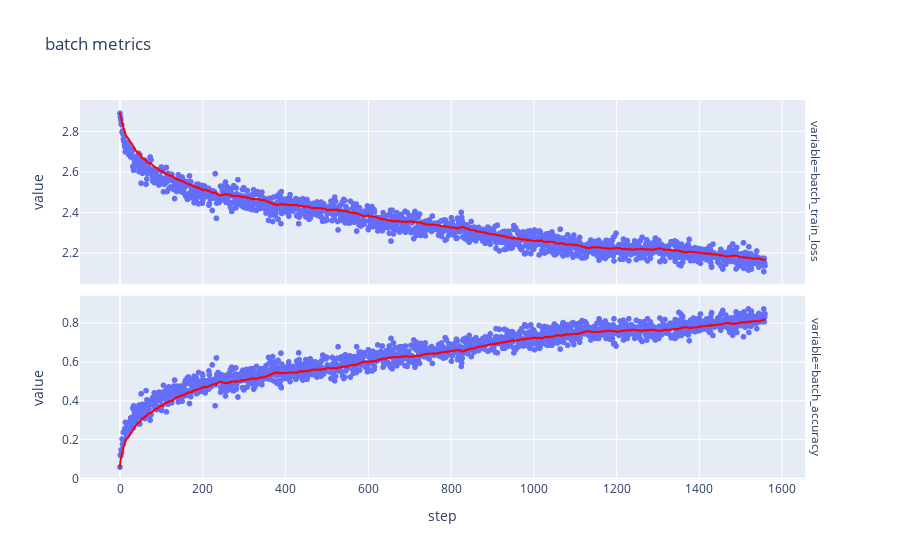
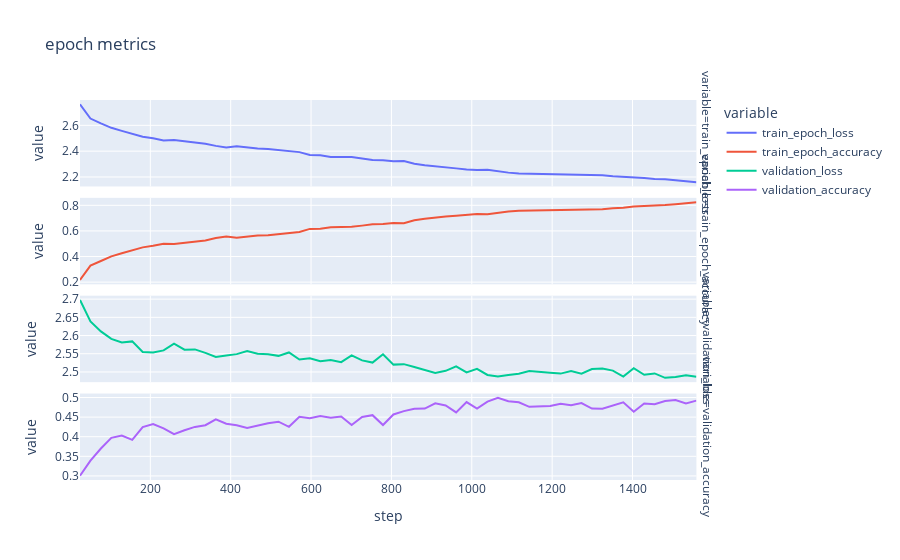
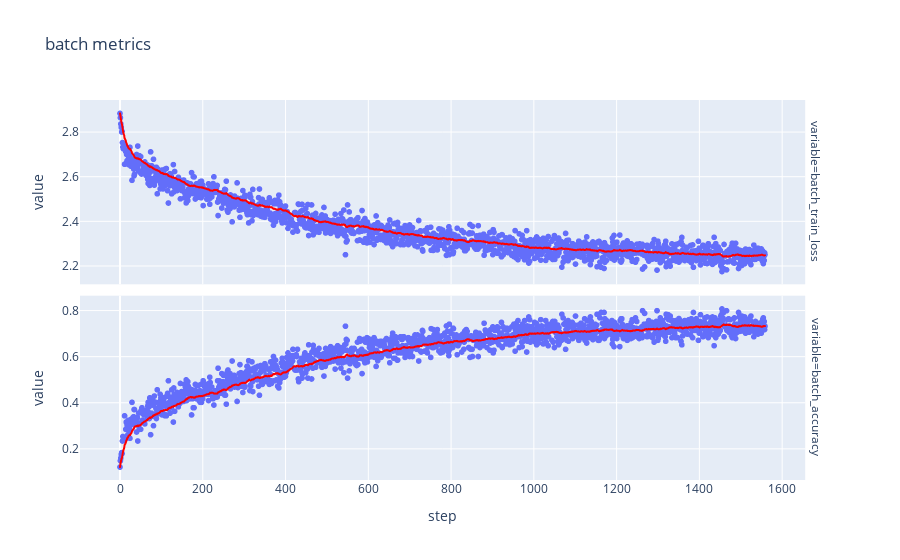
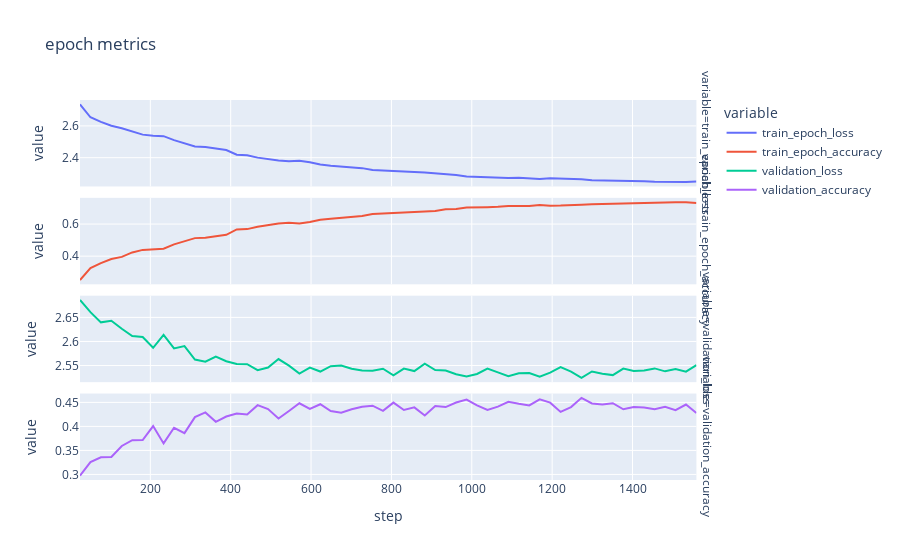

Write notebook code for charts like these, in order.
### Markdown cell above
## Cross validation training

### Code cell
NB_CROSS_VALIDATIONS = 5
fold_patterns = join(dataset_path, "preprocessed_dataset", "fold*")
fold_pths = glob(fold_patterns)[:NB_CROSS_VALIDATIONS]
all_training_metrics = {}

for fold_idx, fold_pth in enumerate(fold_pths):
    print("training:", fold_idx + 1)
    train_dataset = CMIDataset(fold_pth, "train")
    train_data_loader = DL(train_dataset, BATCH_SIZE, shuffle=True)
    validation_dataset = CMIDataset(fold_pth, "validation")
    validation_data_loader = DL(validation_dataset, BATCH_SIZE, shuffle=False)
    _, training_metrics, _ = mk_model_and_fit(train_data_loader, validation_data_loader)
    all_training_metrics["fold_" + str(fold_idx)] = training_metrics
    plt_validation_split_training_metrics(training_metrics)
    print("=========================")

all_training_metrics = pd.concat(all_training_metrics)

### Figure 1 — Plotly figure (JSON) as saved in the notebook; plotly's stock layout.template omitted (floating-point values rounded to 4 significant figures; data arrays with more than 128 entries replaced by an {"elided": "..."} marker saying what was removed)
{"data": [{"hovertemplate": "variable=batch_train_loss<br>step=%{x}<br>value=%{y}<extra></extra>", "legendgroup": "", "marker": {"color": "#636efa", "symbol": "circle"}, "mode": "markers", "name": "", "showlegend": false, "type": "scattergl", "x": {"elided": "1560 int values"}, "xaxis": "x2", "y": {"elided": "1560 float values"}, "yaxis": "y2"}, {"hovertemplate": "<b>Exponentially Weighted mean trendline</b><br><br>variable=batch_train_loss<br>step=%{x}<br>value=%{y} <b>(trend)</b><extra></extra>", "legendgroup": "", "line": {"color": "red"}, "marker": {"color": "#636efa", "symbol": "circle"}, "mode": "lines", "name": "", "showlegend": false, "type": "scattergl", "x": {"elided": "1560 int values"}, "xaxis": "x2", "y": {"elided": "1560 float values"}, "yaxis": "y2"}, {"hovertemplate": "variable=batch_accuracy<br>step=%{x}<br>value=%{y}<extra></extra>", "legendgroup": "", "marker": {"color": "#636efa", "symbol": "circle"}, "mode": "markers", "name": "", "showlegend": false, "type": "scattergl", "x": {"elided": "1560 int values"}, "xaxis": "x", "y": {"elided": "1560 float values"}, "yaxis": "y"}, {"hovertemplate": "<b>Exponentially Weighted mean trendline</b><br><br>variable=batch_accuracy<br>step=%{x}<br>value=%{y} <b>(trend)</b><extra></extra>", "legendgroup": "", "line": {"color": "red"}, "marker": {"color": "#636efa", "symbol": "circle"}, "mode": "lines", "name": "", "showlegend": false, "type": "scattergl", "x": {"elided": "1560 int values"}, "xaxis": "x", "y": {"elided": "1560 float values"}, "yaxis": "y"}], "layout": {"annotations": [{"font": {}, "showarrow": false, "text": "variable=batch_accuracy", "textangle": 90, "x": 0.98, "xanchor": "left", "xref": "paper", "y": 0.2425, "yanchor": "middle", "yref": "paper"}, {"font": {}, "showarrow": false, "text": "variable=batch_train_loss", "textangle": 90, "x": 0.98, "xanchor": "left", "xref": "paper", "y": 0.7575, "yanchor": "middle", "yref": "paper"}], "legend": {"tracegroupgap": 0}, "title": {"text": "batch metrics"}, "xaxis": {"anchor": "y", "domain": [0, 0.98], "title": {"text": "step"}}, "xaxis2": {"anchor": "y2", "domain": [0, 0.98], "matches": "x", "showticklabels": false}, "yaxis": {"anchor": "x", "domain": [0, 0.485], "title": {"text": "value"}}, "yaxis2": {"anchor": "x2", "domain": [0.515, 1], "title": {"text": "value"}}}}

### Figure 2 — Plotly figure (JSON) as saved in the notebook; plotly's stock layout.template omitted (floating-point values rounded to 4 significant figures)
{"data": [{"hovertemplate": "variable=train_epoch_loss<br>step=%{x}<br>value=%{y}<extra></extra>", "legendgroup": "train_epoch_loss", "line": {"color": "#636efa", "dash": "solid"}, "marker": {"symbol": "circle"}, "mode": "lines", "name": "train_epoch_loss", "orientation": "v", "showlegend": true, "type": "scatter", "x": [25, 51, 77, 103, 129, 155, 181, 207, 233, 259, 285, 311, 337, 363, 389, 415, 441, 467, 493, 519, 545, 571, 597, 623, 649, 675, 701, 727, 753, 779, 805, 831, 857, 883, 909, 935, 961, 987, 1013, 1039, 1065, 1091, 1117, 1143, 1169, 1195, 1221, 1247, 1273, 1299, 1325, 1351, 1377, 1403, 1429, 1455, 1481, 1507, 1533, 1559], "xaxis": "x4", "y": [2.763, 2.652, 2.615, 2.581, 2.557, 2.533, 2.512, 2.5, 2.482, 2.486, 2.476, 2.465, 2.458, 2.441, 2.429, 2.438, 2.427, 2.42, 2.417, 2.408, 2.402, 2.393, 2.371, 2.369, 2.355, 2.353, 2.354, 2.344, 2.332, 2.33, 2.322, 2.324, 2.302, 2.292, 2.282, 2.272, 2.267, 2.259, 2.254, 2.255, 2.242, 2.234, 2.227, 2.225, 2.224, 2.221, 2.218, 2.219, 2.22, 2.22, 2.214, 2.206, 2.203, 2.195, 2.192, 2.185, 2.183, 2.176, 2.166, 2.16], "yaxis": "y4"}, {"hovertemplate": "variable=train_epoch_accuracy<br>step=%{x}<br>value=%{y}<extra></extra>", "legendgroup": "train_epoch_accuracy", "line": {"color": "#EF553B", "dash": "solid"}, "marker": {"symbol": "circle"}, "mode": "lines", "name": "train_epoch_accuracy", "orientation": "v", "showlegend": true, "type": "scatter", "x": [25, 51, 77, 103, 129, 155, 181, 207, 233, 259, 285, 311, 337, 363, 389, 415, 441, 467, 493, 519, 545, 571, 597, 623, 649, 675, 701, 727, 753, 779, 805, 831, 857, 883, 909, 935, 961, 987, 1013, 1039, 1065, 1091, 1117, 1143, 1169, 1195, 1221, 1247, 1273, 1299, 1325, 1351, 1377, 1403, 1429, 1455, 1481, 1507, 1533, 1559], "xaxis": "x3", "y": [0.2168, 0.3293, 0.3647, 0.401, 0.4253, 0.4514, 0.4715, 0.4834, 0.5005, 0.4973, 0.5073, 0.5203, 0.525, 0.5443, 0.5557, 0.5459, 0.5573, 0.5639, 0.5658, 0.5751, 0.5833, 0.5912, 0.6157, 0.616, 0.6287, 0.6311, 0.6316, 0.6413, 0.6522, 0.6538, 0.6619, 0.6603, 0.6831, 0.6946, 0.7051, 0.713, 0.7188, 0.7275, 0.7311, 0.7307, 0.7435, 0.752, 0.7575, 0.7587, 0.7612, 0.762, 0.7654, 0.7648, 0.764, 0.7646, 0.7699, 0.7779, 0.7808, 0.7905, 0.7933, 0.7999, 0.802, 0.8088, 0.8186, 0.8244], "yaxis": "y3"}, {"hovertemplate": "variable=validation_loss<br>step=%{x}<br>value=%{y}<extra></extra>", "legendgroup": "validation_loss", "line": {"color": "#00cc96", "dash": "solid"}, "marker": {"symbol": "circle"}, "mode": "lines", "name": "validation_loss", "orientation": "v", "showlegend": true, "type": "scatter", "x": [25, 51, 77, 103, 129, 155, 181, 207, 233, 259, 285, 311, 337, 363, 389, 415, 441, 467, 493, 519, 545, 571, 597, 623, 649, 675, 701, 727, 753, 779, 805, 831, 857, 883, 909, 935, 961, 987, 1013, 1039, 1065, 1091, 1117, 1143, 1169, 1195, 1221, 1247, 1273, 1299, 1325, 1351, 1377, 1403, 1429, 1455, 1481, 1507, 1533, 1559], "xaxis": "x2", "y": [2.698, 2.639, 2.611, 2.591, 2.581, 2.584, 2.555, 2.553, 2.559, 2.578, 2.561, 2.562, 2.552, 2.541, 2.545, 2.549, 2.557, 2.55, 2.549, 2.544, 2.553, 2.534, 2.537, 2.529, 2.533, 2.527, 2.545, 2.532, 2.526, 2.549, 2.52, 2.521, 2.514, 2.506, 2.497, 2.503, 2.515, 2.499, 2.508, 2.492, 2.487, 2.492, 2.495, 2.502, 2.501, 2.498, 2.495, 2.503, 2.495, 2.508, 2.509, 2.504, 2.487, 2.51, 2.492, 2.496, 2.484, 2.486, 2.491, 2.486], "yaxis": "y2"}, {"hovertemplate": "variable=validation_accuracy<br>step=%{x}<br>value=%{y}<extra></extra>", "legendgroup": "validation_accuracy", "line": {"color": "#ab63fa", "dash": "solid"}, "marker": {"symbol": "circle"}, "mode": "lines", "name": "validation_accuracy", "orientation": "v", "showlegend": true, "type": "scatter", "x": [25, 51, 77, 103, 129, 155, 181, 207, 233, 259, 285, 311, 337, 363, 389, 415, 441, 467, 493, 519, 545, 571, 597, 623, 649, 675, 701, 727, 753, 779, 805, 831, 857, 883, 909, 935, 961, 987, 1013, 1039, 1065, 1091, 1117, 1143, 1169, 1195, 1221, 1247, 1273, 1299, 1325, 1351, 1377, 1403, 1429, 1455, 1481, 1507, 1533, 1559], "xaxis": "x", "y": [0.3006, 0.3391, 0.3698, 0.3971, 0.4031, 0.3919, 0.4245, 0.4325, 0.4213, 0.4066, 0.4163, 0.425, 0.4293, 0.4442, 0.433, 0.4293, 0.4221, 0.428, 0.4345, 0.4382, 0.4252, 0.4507, 0.4472, 0.4526, 0.4481, 0.4515, 0.4299, 0.4505, 0.455, 0.4297, 0.4567, 0.4652, 0.4712, 0.4719, 0.4853, 0.4797, 0.4621, 0.4883, 0.4717, 0.4896, 0.4991, 0.4905, 0.4879, 0.4762, 0.4769, 0.4786, 0.4838, 0.4801, 0.4859, 0.4719, 0.4715, 0.4792, 0.4879, 0.4637, 0.4849, 0.4831, 0.4911, 0.4937, 0.4849, 0.492], "yaxis": "y"}], "layout": {"annotations": [{"font": {}, "showarrow": false, "text": "variable=validation_accuracy", "textangle": 90, "x": 0.98, "xanchor": "left", "xref": "paper", "y": 0.1138, "yanchor": "middle", "yref": "paper"}, {"font": {}, "showarrow": false, "text": "variable=validation_loss", "textangle": 90, "x": 0.98, "xanchor": "left", "xref": "paper", "y": 0.3712, "yanchor": "middle", "yref": "paper"}, {"font": {}, "showarrow": false, "text": "variable=train_epoch_accuracy", "textangle": 90, "x": 0.98, "xanchor": "left", "xref": "paper", "y": 0.6288, "yanchor": "middle", "yref": "paper"}, {"font": {}, "showarrow": false, "text": "variable=train_epoch_loss", "textangle": 90, "x": 0.98, "xanchor": "left", "xref": "paper", "y": 0.8862, "yanchor": "middle", "yref": "paper"}], "legend": {"title": {"text": "variable"}, "tracegroupgap": 0}, "title": {"text": "epoch metrics"}, "xaxis": {"anchor": "y", "domain": [0, 0.98], "title": {"text": "step"}}, "xaxis2": {"anchor": "y2", "domain": [0, 0.98], "matches": "x", "showticklabels": false}, "xaxis3": {"anchor": "y3", "domain": [0, 0.98], "matches": "x", "showticklabels": false}, "xaxis4": {"anchor": "y4", "domain": [0, 0.98], "matches": "x", "showticklabels": false}, "yaxis": {"anchor": "x", "domain": [0, 0.2275], "title": {"text": "value"}}, "yaxis2": {"anchor": "x2", "domain": [0.2575, 0.485], "title": {"text": "value"}}, "yaxis3": {"anchor": "x3", "domain": [0.515, 0.7425], "title": {"text": "value"}}, "yaxis4": {"anchor": "x4", "domain": [0.7725, 1], "title": {"text": "value"}}}}

### Figure 3 — Plotly figure (JSON) as saved in the notebook; plotly's stock layout.template omitted (floating-point values rounded to 4 significant figures; data arrays with more than 128 entries replaced by an {"elided": "..."} marker saying what was removed)
{"data": [{"hovertemplate": "variable=batch_train_loss<br>step=%{x}<br>value=%{y}<extra></extra>", "legendgroup": "", "marker": {"color": "#636efa", "symbol": "circle"}, "mode": "markers", "name": "", "showlegend": false, "type": "scattergl", "x": {"elided": "1560 int values"}, "xaxis": "x2", "y": {"elided": "1560 float values"}, "yaxis": "y2"}, {"hovertemplate": "<b>Exponentially Weighted mean trendline</b><br><br>variable=batch_train_loss<br>step=%{x}<br>value=%{y} <b>(trend)</b><extra></extra>", "legendgroup": "", "line": {"color": "red"}, "marker": {"color": "#636efa", "symbol": "circle"}, "mode": "lines", "name": "", "showlegend": false, "type": "scattergl", "x": {"elided": "1560 int values"}, "xaxis": "x2", "y": {"elided": "1560 float values"}, "yaxis": "y2"}, {"hovertemplate": "variable=batch_accuracy<br>step=%{x}<br>value=%{y}<extra></extra>", "legendgroup": "", "marker": {"color": "#636efa", "symbol": "circle"}, "mode": "markers", "name": "", "showlegend": false, "type": "scattergl", "x": {"elided": "1560 int values"}, "xaxis": "x", "y": {"elided": "1560 float values"}, "yaxis": "y"}, {"hovertemplate": "<b>Exponentially Weighted mean trendline</b><br><br>variable=batch_accuracy<br>step=%{x}<br>value=%{y} <b>(trend)</b><extra></extra>", "legendgroup": "", "line": {"color": "red"}, "marker": {"color": "#636efa", "symbol": "circle"}, "mode": "lines", "name": "", "showlegend": false, "type": "scattergl", "x": {"elided": "1560 int values"}, "xaxis": "x", "y": {"elided": "1560 float values"}, "yaxis": "y"}], "layout": {"annotations": [{"font": {}, "showarrow": false, "text": "variable=batch_accuracy", "textangle": 90, "x": 0.98, "xanchor": "left", "xref": "paper", "y": 0.2425, "yanchor": "middle", "yref": "paper"}, {"font": {}, "showarrow": false, "text": "variable=batch_train_loss", "textangle": 90, "x": 0.98, "xanchor": "left", "xref": "paper", "y": 0.7575, "yanchor": "middle", "yref": "paper"}], "legend": {"tracegroupgap": 0}, "title": {"text": "batch metrics"}, "xaxis": {"anchor": "y", "domain": [0, 0.98], "title": {"text": "step"}}, "xaxis2": {"anchor": "y2", "domain": [0, 0.98], "matches": "x", "showticklabels": false}, "yaxis": {"anchor": "x", "domain": [0, 0.485], "title": {"text": "value"}}, "yaxis2": {"anchor": "x2", "domain": [0.515, 1], "title": {"text": "value"}}}}

### Figure 4 — Plotly figure (JSON) as saved in the notebook; plotly's stock layout.template omitted (floating-point values rounded to 4 significant figures)
{"data": [{"hovertemplate": "variable=train_epoch_loss<br>step=%{x}<br>value=%{y}<extra></extra>", "legendgroup": "train_epoch_loss", "line": {"color": "#636efa", "dash": "solid"}, "marker": {"symbol": "circle"}, "mode": "lines", "name": "train_epoch_loss", "orientation": "v", "showlegend": true, "type": "scatter", "x": [25, 51, 77, 103, 129, 155, 181, 207, 233, 259, 285, 311, 337, 363, 389, 415, 441, 467, 493, 519, 545, 571, 597, 623, 649, 675, 701, 727, 753, 779, 805, 831, 857, 883, 909, 935, 961, 987, 1013, 1039, 1065, 1091, 1117, 1143, 1169, 1195, 1221, 1247, 1273, 1299, 1325, 1351, 1377, 1403, 1429, 1455, 1481, 1507, 1533, 1559], "xaxis": "x4", "y": [2.736, 2.654, 2.625, 2.601, 2.585, 2.563, 2.545, 2.538, 2.535, 2.51, 2.488, 2.471, 2.467, 2.458, 2.449, 2.418, 2.415, 2.4, 2.39, 2.382, 2.377, 2.38, 2.371, 2.357, 2.35, 2.344, 2.338, 2.334, 2.322, 2.32, 2.316, 2.313, 2.31, 2.306, 2.302, 2.294, 2.291, 2.281, 2.278, 2.28, 2.277, 2.271, 2.273, 2.271, 2.266, 2.27, 2.269, 2.267, 2.264, 2.259, 2.258, 2.255, 2.255, 2.253, 2.251, 2.248, 2.247, 2.246, 2.247, 2.25], "yaxis": "y4"}, {"hovertemplate": "variable=train_epoch_accuracy<br>step=%{x}<br>value=%{y}<extra></extra>", "legendgroup": "train_epoch_accuracy", "line": {"color": "#EF553B", "dash": "solid"}, "marker": {"symbol": "circle"}, "mode": "lines", "name": "train_epoch_accuracy", "orientation": "v", "showlegend": true, "type": "scatter", "x": [25, 51, 77, 103, 129, 155, 181, 207, 233, 259, 285, 311, 337, 363, 389, 415, 441, 467, 493, 519, 545, 571, 597, 623, 649, 675, 701, 727, 753, 779, 805, 831, 857, 883, 909, 935, 961, 987, 1013, 1039, 1065, 1091, 1117, 1143, 1169, 1195, 1221, 1247, 1273, 1299, 1325, 1351, 1377, 1403, 1429, 1455, 1481, 1507, 1533, 1559], "xaxis": "x3", "y": [0.2516, 0.326, 0.357, 0.3823, 0.3954, 0.4234, 0.4391, 0.4437, 0.4468, 0.4733, 0.4944, 0.5124, 0.5153, 0.5245, 0.5327, 0.5663, 0.5684, 0.5825, 0.5948, 0.6029, 0.6087, 0.6041, 0.6133, 0.627, 0.6335, 0.6402, 0.6473, 0.6508, 0.6627, 0.6656, 0.6676, 0.6719, 0.6744, 0.6795, 0.6817, 0.6915, 0.6934, 0.7025, 0.7059, 0.7048, 0.707, 0.7126, 0.7118, 0.7126, 0.7186, 0.7142, 0.7149, 0.7161, 0.7206, 0.7238, 0.7256, 0.7283, 0.7294, 0.7316, 0.7321, 0.735, 0.7362, 0.736, 0.7351, 0.7318], "yaxis": "y3"}, {"hovertemplate": "variable=validation_loss<br>step=%{x}<br>value=%{y}<extra></extra>", "legendgroup": "validation_loss", "line": {"color": "#00cc96", "dash": "solid"}, "marker": {"symbol": "circle"}, "mode": "lines", "name": "validation_loss", "orientation": "v", "showlegend": true, "type": "scatter", "x": [25, 51, 77, 103, 129, 155, 181, 207, 233, 259, 285, 311, 337, 363, 389, 415, 441, 467, 493, 519, 545, 571, 597, 623, 649, 675, 701, 727, 753, 779, 805, 831, 857, 883, 909, 935, 961, 987, 1013, 1039, 1065, 1091, 1117, 1143, 1169, 1195, 1221, 1247, 1273, 1299, 1325, 1351, 1377, 1403, 1429, 1455, 1481, 1507, 1533, 1559], "xaxis": "x2", "y": [2.686, 2.661, 2.64, 2.643, 2.626, 2.611, 2.609, 2.587, 2.614, 2.585, 2.59, 2.562, 2.558, 2.569, 2.559, 2.553, 2.553, 2.54, 2.546, 2.563, 2.55, 2.533, 2.546, 2.538, 2.549, 2.55, 2.543, 2.54, 2.539, 2.543, 2.53, 2.544, 2.539, 2.554, 2.541, 2.54, 2.532, 2.527, 2.533, 2.544, 2.536, 2.528, 2.534, 2.535, 2.527, 2.535, 2.547, 2.537, 2.525, 2.538, 2.533, 2.53, 2.544, 2.539, 2.54, 2.544, 2.538, 2.543, 2.537, 2.551], "yaxis": "y2"}, {"hovertemplate": "variable=validation_accuracy<br>step=%{x}<br>value=%{y}<extra></extra>", "legendgroup": "validation_accuracy", "line": {"color": "#ab63fa", "dash": "solid"}, "marker": {"symbol": "circle"}, "mode": "lines", "name": "validation_accuracy", "orientation": "v", "showlegend": true, "type": "scatter", "x": [25, 51, 77, 103, 129, 155, 181, 207, 233, 259, 285, 311, 337, 363, 389, 415, 441, 467, 493, 519, 545, 571, 597, 623, 649, 675, 701, 727, 753, 779, 805, 831, 857, 883, 909, 935, 961, 987, 1013, 1039, 1065, 1091, 1117, 1143, 1169, 1195, 1221, 1247, 1273, 1299, 1325, 1351, 1377, 1403, 1429, 1455, 1481, 1507, 1533, 1559], "xaxis": "x", "y": [0.2974, 0.3255, 0.3357, 0.3365, 0.3592, 0.3714, 0.3717, 0.4008, 0.3646, 0.3972, 0.3859, 0.4194, 0.4292, 0.4096, 0.4206, 0.427, 0.4247, 0.4442, 0.4361, 0.4163, 0.4322, 0.4482, 0.4363, 0.4461, 0.432, 0.4285, 0.4358, 0.4411, 0.4432, 0.4325, 0.4495, 0.4341, 0.4397, 0.4227, 0.4423, 0.4402, 0.4498, 0.456, 0.4437, 0.4341, 0.4412, 0.4514, 0.4471, 0.4437, 0.4563, 0.4494, 0.4302, 0.4402, 0.4594, 0.4479, 0.4455, 0.4483, 0.4356, 0.4403, 0.4395, 0.4358, 0.4408, 0.4337, 0.4456, 0.4279], "yaxis": "y"}], "layout": {"annotations": [{"font": {}, "showarrow": false, "text": "variable=validation_accuracy", "textangle": 90, "x": 0.98, "xanchor": "left", "xref": "paper", "y": 0.1138, "yanchor": "middle", "yref": "paper"}, {"font": {}, "showarrow": false, "text": "variable=validation_loss", "textangle": 90, "x": 0.98, "xanchor": "left", "xref": "paper", "y": 0.3712, "yanchor": "middle", "yref": "paper"}, {"font": {}, "showarrow": false, "text": "variable=train_epoch_accuracy", "textangle": 90, "x": 0.98, "xanchor": "left", "xref": "paper", "y": 0.6288, "yanchor": "middle", "yref": "paper"}, {"font": {}, "showarrow": false, "text": "variable=train_epoch_loss", "textangle": 90, "x": 0.98, "xanchor": "left", "xref": "paper", "y": 0.8862, "yanchor": "middle", "yref": "paper"}], "legend": {"title": {"text": "variable"}, "tracegroupgap": 0}, "title": {"text": "epoch metrics"}, "xaxis": {"anchor": "y", "domain": [0, 0.98], "title": {"text": "step"}}, "xaxis2": {"anchor": "y2", "domain": [0, 0.98], "matches": "x", "showticklabels": false}, "xaxis3": {"anchor": "y3", "domain": [0, 0.98], "matches": "x", "showticklabels": false}, "xaxis4": {"anchor": "y4", "domain": [0, 0.98], "matches": "x", "showticklabels": false}, "yaxis": {"anchor": "x", "domain": [0, 0.2275], "title": {"text": "value"}}, "yaxis2": {"anchor": "x2", "domain": [0.2575, 0.485], "title": {"text": "value"}}, "yaxis3": {"anchor": "x3", "domain": [0.515, 0.7425], "title": {"text": "value"}}, "yaxis4": {"anchor": "x4", "domain": [0.7725, 1], "title": {"text": "value"}}}}
